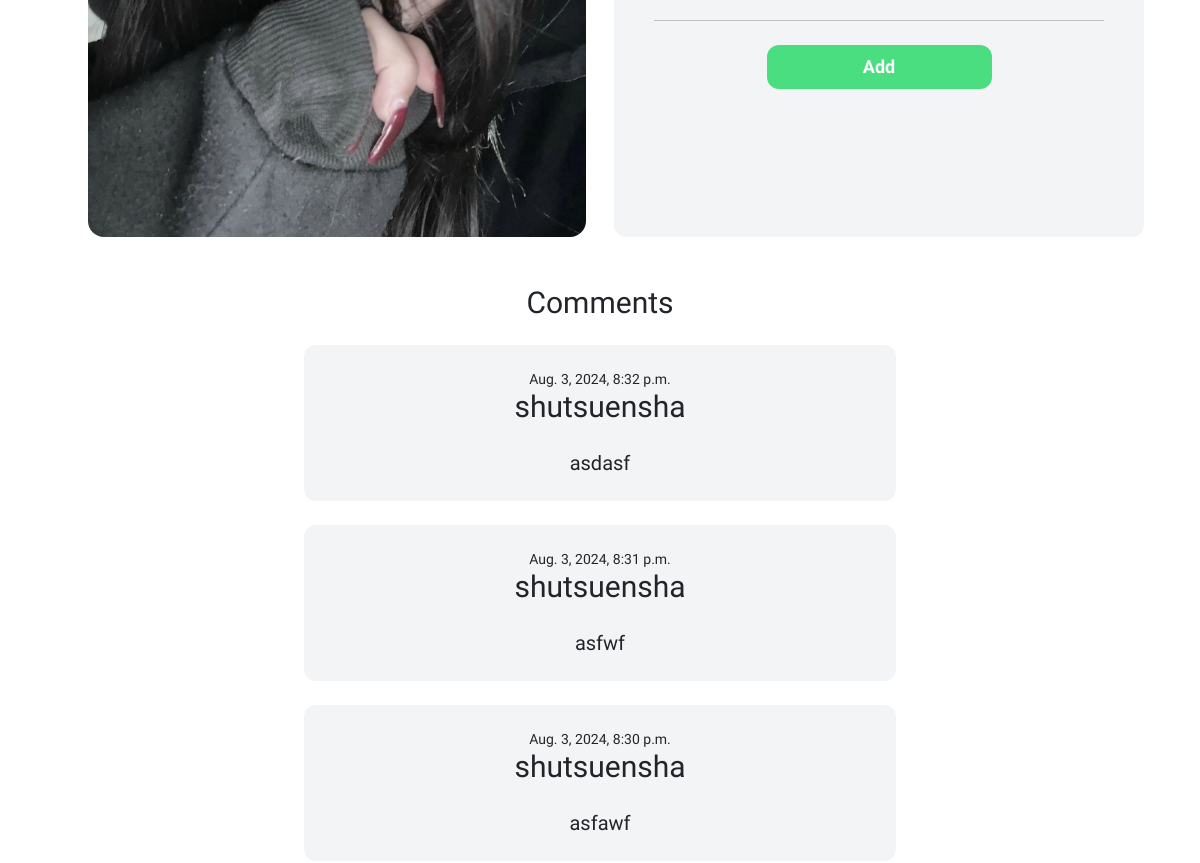
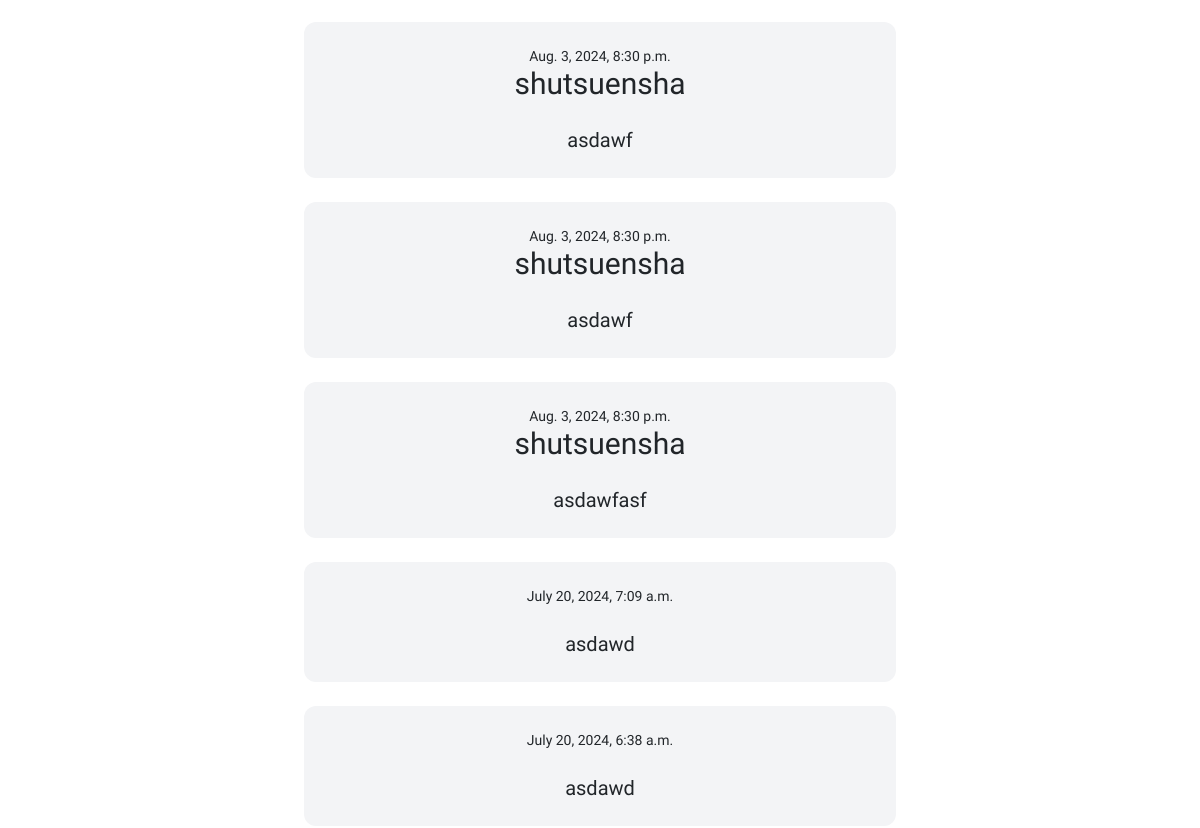
Page /items/5 (middle part) on the earlier database version (2 pictures, top to bottom).
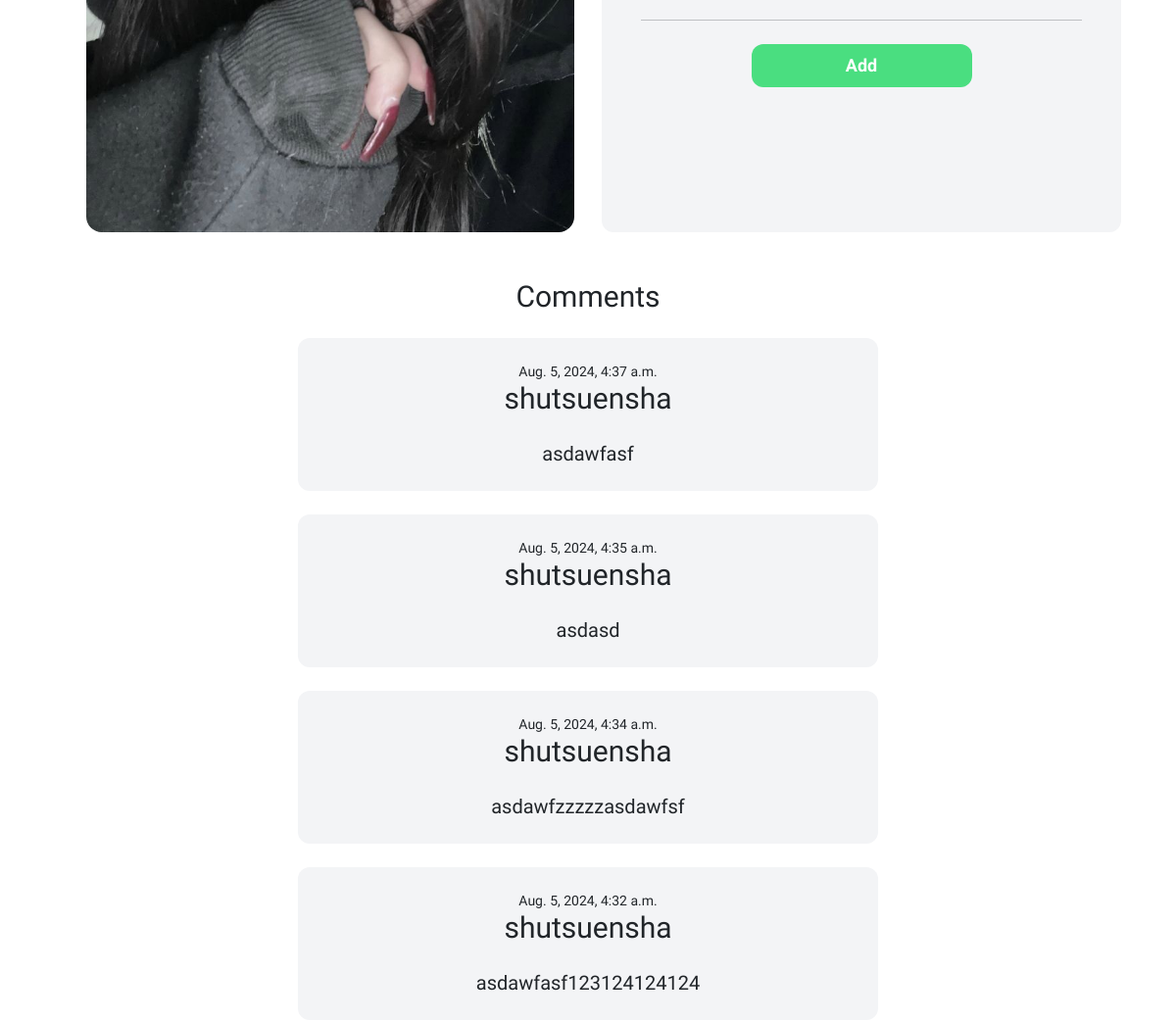
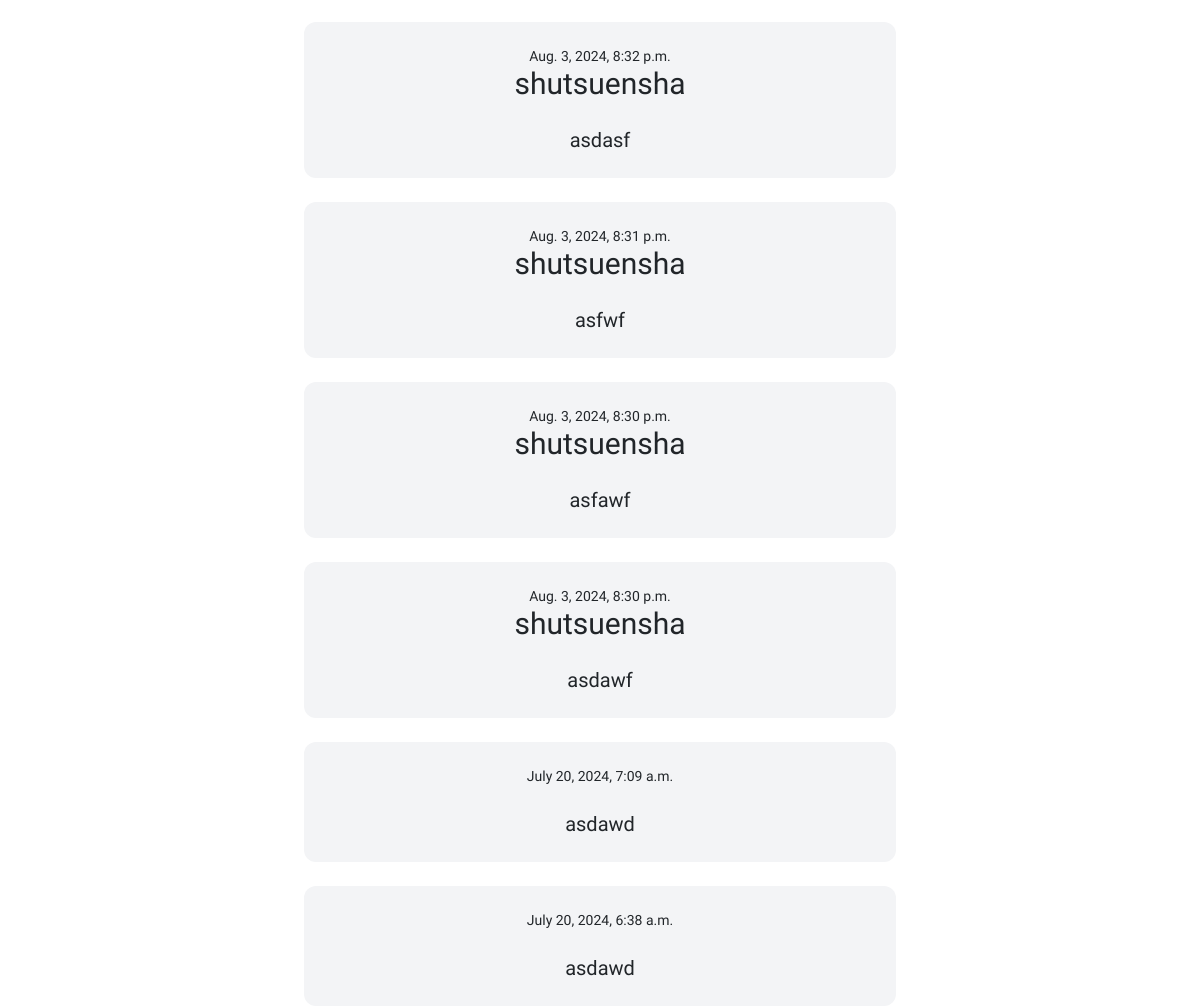
Same page on the later database version (2 pictures, top to bottom).
### item/models.py (models this page shows, shortened)
class Item(models.Model):
    category = models.ForeignKey(Category, related_name='items', on_delete=models.CASCADE)
    name = models.CharField(max_length=255)
    description = models.TextField(blank=True, null=True)
    price = models.FloatField()
    image = models.ImageField(upload_to='item_images', blank=True, null=True)
    is_sold = models.BooleanField(default=False)
    created_at = models.DateTimeField(auto_now_add=True)
    users = models.ManyToManyField(User, related_name='items', blank=True)
    gender = models.CharField(max_length=1, choices=gender_choice)
    comments = models.ManyToManyField(Comment)

class Comment(models.Model):
    user = models.ForeignKey(User, related_name='comments', on_delete=models.CASCADE)
    description = models.TextField()
    created_at = models.DateTimeField()
    class Meta:
        ordering = ('-created_at',)

### item/views.py (the view, shortened to what this page needs)
# urls.py: path('<int:pk>', views.detail, name='detail'),
def detail(request, pk, operation=None, form=None, pk_comment=None, form_edit=None, op=None, js_op=None, pisya=None):
    item = get_object_or_404(Item, pk=pk)
    related_items = Item.objects.filter(category=item.category, is_sold=False).exclude(pk=pk)
    gender = ''
    if "gender" not in request.session:
        gender = 'ALL'
    else:
        gender = request.session["gender"]
    if gender != 'ALL':
        related_items = related_items.filter(gender=gender)
    return render(request, 'item/detail.html', {
            'item': item,
            'related_items': related_items,
            'gender': gender,
            'asdad21213': True,
            'zxcasdawd': 'target-element',
            'xzcqer1e4123': False,
            'zxcasjdlqwikjeo1i23' : True
    })

### item/models.py (called while the page is built)
    def __str__(self):
        return self.name

### item/templates/item/detail.html (shortened to what this page needs)
{% extends 'core/base.html' %}
{% block content %}
<div class="grid grid-cols-1 md:grid-cols-2 gap-7 mt-4" id="xcvxckjvl123">
    <div class="md:ms-20">
        <a href="{% url 'item:detail' item.id %}">
            {% if item.gender == 'W'%}
                {% if item.image.url %}
                    <img src="{{ item.image.url }}" class="transition-transform duration-300 transform hover:scale-105 rounded-2xl object-contain w-full" id="detail-img">
                {% endif %}
            {% else %}
                {% if item.image.url %}
                    <img src="{{ item.image.url }}" class="transition-transform duration-300 transform hover:scale-105 rounded-2xl object-contain w-full" id="detail-img">
                {% endif %}
            {% endif %}
        </a>
    </div>
    <div class="weasfdasf me-5 px-10 py-4 bg-gray-100 rounded-xl dark:bg-zinc-500 dark:text-whitemd:me-20 transition-transform duration-300 transform hover:scale-105" id="centered">
        <hr class="dark:text-white">
        {% if not request.user.is_authenticated %}
            <a href="{% url 'item:add' item.id %}" class="block md:w-1/2 md:mx-auto text-center md:mt-6 mt-4 md:px-6 md:py-3 px-4 py-2 text-lg font-semibold bg-green-400 hover:bg-green-500 text-white rounded-xl">Add</a>
        {%endif%}
    </div>
</div>
{% if item.comments.all %}
<h1 class="mb-4 text-3xl mt-10 dark:text-white md:w-1/2 mx-auto text-center">Comments</h1>
<div class="space-y-6 md:w-1/2 mx-auto">
{% for comment in item.comments.all %}
    {%if op %}
    <div id="{{op}}" class="p-6 text-center {% if request.user == comment.user %} bg-sky-100 {% else %} bg-gray-100 dark:bg-zinc-500 dark:text-white{% endif %} rounded-xl">
    {%else%}
    <div class="p-6 text-center {% if request.user == comment.user %} bg-sky-100 {% else %} bg-gray-100 dark:bg-zinc-500 dark:text-white{% endif %} rounded-xl">
    {%endif%}
    <div {% if pk_comment == comment.id %} id="xdcfghjsdioufaos" {%endif%}>
        <p class="text-sm block">{{ comment.created_at }} </p>
    </div>
        <div>
            <div>
                <p class="text-3xl block">{{comment.user.username}} </p>
            </div>
            <div>
                <p class="mt-4 text-wrap text-xl">{{comment.description}}</p>
            </div>
        </div>
    </div>
{% endfor %}
</div>
{%endif%}
{% endblock %}

### core/templates/core/base.html (shortened to what this page needs)
{% load static %}
<!doctype html>
<html>
    <head>
        <link rel="stylesheet" href="{% static 'core/css/mdb.min.css' %}">
        <script src="https://cdn.tailwindcss.com"></script>
        <link href="https://cdn.jsdelivr.net/npm/bootstrap@5.3.3/dist/css/bootstrap.min.css" rel="stylesheet">
        <link rel="stylesheet" href="{% static 'core/css/main.css' %}">
    </head>
    <body class="dark:bg-zinc-700" id="target-element">
        <div class="xcvxckjvl123 px-2 mt-5">
            {% block content %}
            {% endblock %}
        </div>
    </body>
</html>

### static/core/css/main.css (style rules this page uses)
body { font-family: Comfortaa; }

Differences in the rows shown:
added Comment: created_at "Aug. 5, 2024, 4:37 a.m.", user.username "shutsuensha", description "asdawfasf"
added Comment: created_at "Aug. 5, 2024, 4:35 a.m.", user.username "shutsuensha", description "asdasd"
changed Comment: created_at "Aug. 3, 2024, 8:30 p.m." → "Aug. 5, 2024, 4:34 a.m."; description "asdawf" → "asdawfzzzzzasdawfsf"; moves up the list
changed Comment: created_at "Aug. 3, 2024, 8:30 p.m." → "Aug. 5, 2024, 4:32 a.m."; description "asdawfasf" → "asdawfasf123124124124"; moves up the list
